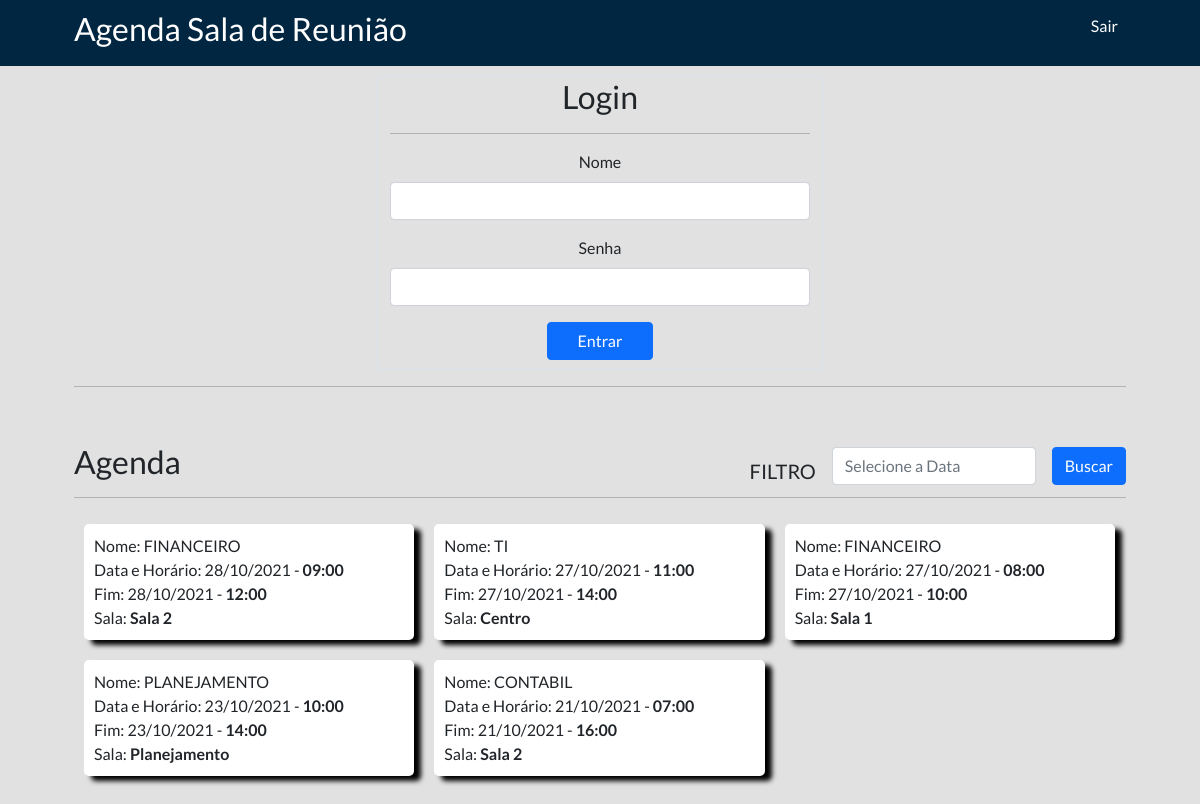
The page /login.php on the database its author committed.
### tables this page shows
CREATE TABLE IF NOT EXISTS `tb_scheduled` (
  `id` int(11) NOT NULL AUTO_INCREMENT,
  `name` varchar(50) NOT NULL,
  `room` varchar(50) NOT NULL,
  `timetable` datetime NOT NULL,
  `end` datetime NOT NULL,
  PRIMARY KEY (`id`)
);

### classes/Database.php (called while the page is built, shortened)
<?php
class Database
{
    public function __construct()
    {
        $this->pdo = new PDO("mysql:host=localhost;dbname=calendar_system", 'root', '');
    }
}

### classes/Select.php (called while the page is built, shortened)
<?php
class Select extends Database
{
    public function selectSchedule()
    {
        $sql = $this->pdo->prepare("SELECT * FROM tb_scheduled ORDER BY timetable DESC LIMIT 9 ");
        $sql->execute();
        $sql = $sql->fetchAll();
        return $sql;
    }
}

### schedule.php (the view, shortened to what this page needs)
<?php
require 'classes/Select.php';
$filter = new Filter();
$select = new Select();
?>
<section class="schedules">
    <div class="center">
        <div class="filter">
            <form method="post" class="row g-3" autocomplete="off">
                <div class="col-auto">
                    <label class="col-sm-2 col-form-label col-form-label-lg">FILTRO</label>
                </div>
                <div class="col-auto">
                    <input type="text" id="calendar2" name="calendarFilter" class="form-control col-auto" placeholder="Selecione a Data">
                </div>
                <div class="col-auto">
                    <input type="submit" class="btn btn-primary col-auto" name="filterButton" value="Buscar">
                </div>
            </form>
        </div>
        <h2>Agenda</h2>
        <hr>
        <?php
        if (isset($_POST['filterButton'])) {
            $info = $filter->filter();
        } else {
            $info = $select->selectSchedule();
        }
        foreach ($info as $key => $value) {
        ?>
            <div class="box-single-timetable">
                <div class="box-single-wraper">
                    Nome: <?php echo $value['name'] ?><br />
                    Data e Horário: <?php
                                    echo date('d/m/Y', strtotime($value['timetable']));
                                    echo " - <strong>" . date('H:i', strtotime($value['timetable'])) . "</strong>";
                                    ?>
                    <br />
                    Fim: <?php
                            echo date('d/m/Y', strtotime($value['end']));
                            echo " - <strong>" . date('H:i', strtotime($value['end'])) . "</strong>";
                            ?>
                    <br />
                    Sala: <?php echo " <strong>" . $value['room'] . "</strong>"; ?>
                    <br />
                </div>
            </div>
        <?php } ?>
    </div>
</section>

### header.php (shortened to what this page needs)
<!DOCTYPE html>
<html>
    <head>
        <link href="https://cdn.jsdelivr.net/npm/bootstrap@5.0.1/dist/css/bootstrap.min.css" rel="stylesheet">
        <link href="css/style.css" rel="stylesheet">
        <link rel="stylesheet" href="http://code.jquery.com/ui/1.9.0/themes/base/jquery-ui.css" />
    </head>
    <body>
        <header>
            <div class="center">
                <div class="logo">
                    <h2>Agenda Sala de Reunião</h2>
                </div>
                <nav class="menu">
                    <ul>
                        <li><a href="logout.php">Sair</a></li>
                    </ul>
                </nav>
            </div>
        </header>
<?php
    require 'classes/Database.php';
?>

### login.php (shortened to what this page needs)
<?php
include("header.php");
?>
<section class="reserve">
    <div class="center">
        <div class="row justify-content-center mt-login ">
            <div class="col-5 border border-2 rounded">
                <p class="h2">Login</p>
                <hr>
                <form name="form" method="post" action="">
                    <div class="mb-3">
                        <label for="name" class="form-label">Nome</label>
                        <input type="text" class="form-control" name="name">
                    </div>
                    <div class="mb-3">
                        <label for="password" class="form-label">Senha</label>
                        <input type="password" class="form-control" name="password">
                    </div>
                    <button type="submit" name="submit" class="btn btn-primary mb-2 col-3">Entrar</button>
                </form>
            </div>
        </div>
        <hr>
    </div>
</section>
<?php include("schedule.php") ?>
</body>
</html>

### css/style.css (style rules this page uses)
* { margin: 0; padding: 0; box-sizing: border-box; font-family: "Lato"; }
body { background: rgb(225,225,225); }
header { padding: 10px 0; background: #002641; color: white; }
.logo { float: left; }
nav.menu ul { list-style-type: none; }
nav.menu li { display: inline-block; padding: 0 8px; }
nav.menu a { color: white; text-decoration: none; }
nav.menu { position: relative; top:4px; float: right; }
.center { max-width: 1100px; margin: 0 auto; padding: 0 2%; }
.filter { position: relative; top:4px; float: right; }
section.reserve { padding: 10px 0; text-align: center; }
section.schedules { padding: 30px 0; }
.box-single-timetable { float: left; width: 33.3%; padding: 10px; }
.box-single-wraper { padding: 10px; background: white; box-shadow: 7px 5px 5px black; border-radius: 5px; }

### rows shown on the page
tb_scheduled: name "FINANCEIRO", timetable "28/10/2021", timetable "09:00", end "28/10/2021", end "12:00", room "Sala 2"
tb_scheduled: name "TI", timetable "27/10/2021", timetable "11:00", end "27/10/2021", end "14:00", room "Centro"
tb_scheduled: name "FINANCEIRO", timetable "27/10/2021", timetable "08:00", end "27/10/2021", end "10:00", room "Sala 1"
tb_scheduled: name "PLANEJAMENTO", timetable "23/10/2021", timetable "10:00", end "23/10/2021", end "14:00", room "Planejamento"
tb_scheduled: name "CONTABIL", timetable "21/10/2021", timetable "07:00", end "21/10/2021", end "16:00", room "Sala 2"
